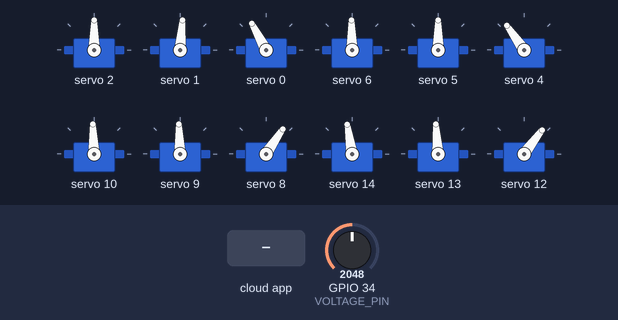
The program below on a simulated ESP32. Shown: 12 × servo. The test bench sets the inputs (shaded band); at power-on: GPIO 34 (VOLTAGE_PIN) = 2048. WiFi joins after 1.5 s; servers stay silent unless stated; the ROS host is connected and sends only what is stated; what the program prints to the serial monitor is not drawn.

Above: at 2.7 s.
2.8 s: the phone or cloud app sets robot_pose to 0
At 5.6 s:
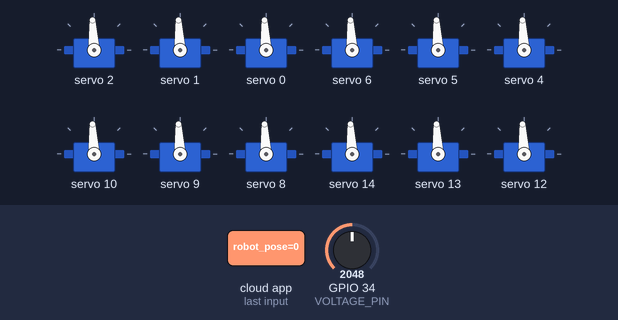
5.8 s: the phone or cloud app sets robot_pose to 1
At 6.64 s:
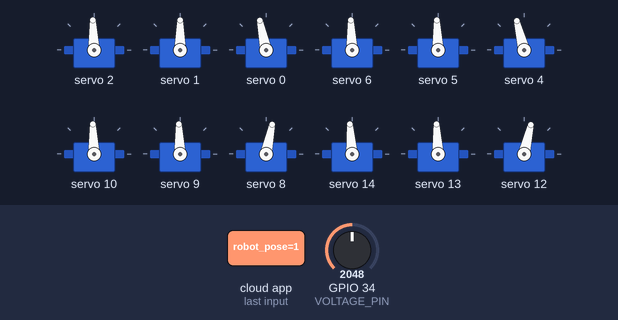
Timing chart, 0 to 9.3 s (numbered marks = the images above; inputs shaded):
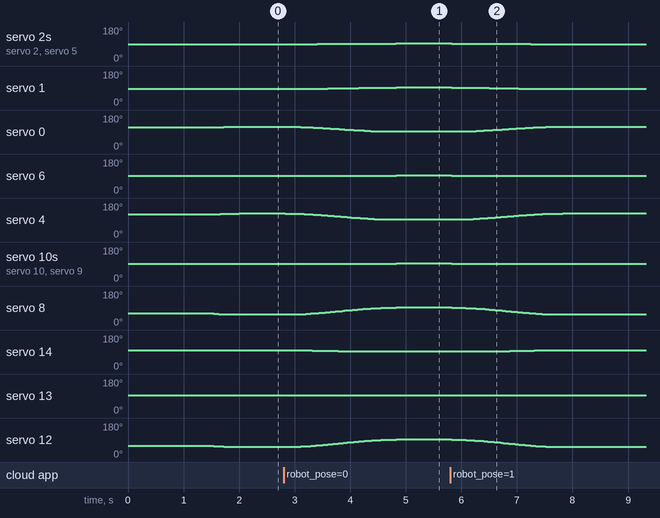

The program:

main.cpp
```cpp
#include <Arduino.h>
#include <WiFi.h>
#include <Wire.h>
#include <Adafruit_PWMServoDriver.h>
#include <micro_ros_platformio.h>
#include <stdio.h>
#include <rcl/rcl.h>
#include <rcl/error_handling.h>
#include <rclc/rclc.h>
#include <rclc/executor.h>
#include <sensor_msgs/msg/joint_state.h>
#include <std_msgs/msg/int32.h>
#include <std_msgs/msg/int32_multi_array.h>
#include <std_msgs/msg/string.h>
#include <esp_wifi.h>
#include <ESP32Ping.h>

// --- HARDWARE CONFIGURATION ---
Adafruit_PWMServoDriver pwm = Adafruit_PWMServoDriver(0x40);
#define SERVO_FREQ 50
#define VOLTAGE_PIN 34

// Verified Degree Offsets (Physically Calibrated for Hardware Asymmetry)
// Reference center is 307 PWM
float joint_offsets_deg[12] = {
  27.4, -7.5, -2.5,   // FL Foot, Leg, Shoulder
  33.9, -2.5, -2.0,   // RL Foot, Leg, Shoulder
  -38.9, -1.0, -0.5,  // FR Foot, Leg, Shoulder
  -41.4, 2.0, 6.5     // RR Foot, Leg, Shoulder
};

struct JointMap {
  const char* name;
  int pca_pin;
  int offset_index;
  float direction;
};

JointMap joint_mapping[12] = {
  {"motor_front_left_shoulder", 2, 2, 1.0}, {"motor_front_left_leg", 1, 1, 1.0}, {"foot_motor_front_left", 0, 0, 1.0},
  {"motor_rear_left_shoulder", 6, 5, 1.0},  {"motor_rear_left_leg", 5, 4, 1.0},  {"foot_motor_rear_left", 4, 3, 1.0},
  {"motor_front_right_shoulder", 10, 8, -1.0}, {"motor_front_right_leg", 9, 7, -1.0}, {"foot_motor_front_right", 8, 6, -1.0},
  {"motor_rear_right_shoulder", 14, 11, -1.0}, {"motor_rear_right_leg", 13, 10, -1.0}, {"foot_motor_rear_right", 12, 9, -1.0}
};

// Conversion factor: 115 ticks per Rad approx 2.007 ticks per Degree
const float TICKS_PER_DEG = 115.0 / 57.2958;
const float TICKS_PER_RAD = 115.0;
const int PWM_CENTER = 307;

// --- TRANSITION GLOBALS ---
float current_pwm[16];
float target_pwm[16];
float start_pwm_transition[16];
unsigned long transition_start_time = 0;
unsigned long last_transition_update = 0;
bool is_transitioning = false;
const float TRANSITION_DURATION_MS = 2000.0; // 2.0 seconds span

// --- NETWORK CONFIGURATION ---
char ssid[] = "SpotMicro";
char psk[] = "spotpassword";
IPAddress agent_ip(10, 42, 0, 1);
const int agent_port = 8888;

// --- MICRO-ROS GLOBALS ---
rclc_support_t support;
rcl_node_t node;
rcl_allocator_t allocator;
rclc_executor_t executor;

// Subscribers
rcl_subscription_t joint_sub;
rcl_subscription_t pose_sub;
rcl_subscription_t calib_sub;

// Publisher
rcl_publisher_t status_pub;

// Messages
sensor_msgs__msg__JointState joint_msg;
std_msgs__msg__Int32 pose_msg;
std_msgs__msg__Int32MultiArray calib_msg;
std_msgs__msg__String status_msg;

char status_buffer[128];

#define RCCHECK(fn) { rcl_ret_t temp_rc = fn; if((temp_rc != RCL_RET_OK)){Serial.printf("Failed status on line %d: %d\n",__LINE__,(int)temp_rc);}}

// --- UTILITIES ---
int angleToPwmTick(float angle_units, float direction, bool is_rad) {
  float ticks_offset = angle_units * (is_rad ? TICKS_PER_RAD : TICKS_PER_DEG) * direction;
  return PWM_CENTER + (int)ticks_offset;
}

float readVoltage() {
    int raw = analogRead(VOLTAGE_PIN);
    return (raw / 4095.0) * 3.3 * (12.0 / 2.0);
}

void set_pose(int pose_id) {
    is_transitioning = true;
    transition_start_time = millis();
    for(int i=0; i<16; i++) {
        start_pwm_transition[i] = current_pwm[i];
    }

    if (pose_id == 0) { // Neutral (Hardware Center)
        for(int i=0; i<16; i++) target_pwm[i] = PWM_CENTER;
    } else if (pose_id == 1) { // Calibrated Stand
        for(int i=0; i<12; i++) {
            int offset_pwm = PWM_CENTER + (int)(joint_offsets_deg[joint_mapping[i].offset_index] * TICKS_PER_DEG);
            target_pwm[joint_mapping[i].pca_pin] = offset_pwm;
        }
    } else if (pose_id == 2) { // Calibrated Sit (Legs up 30°, Feet in 30°)
        for(int i=0; i<12; i++) {
            int base_idx = joint_mapping[i].offset_index;
            int type = base_idx % 3; // 2=Shoulder, 1=Leg, 0=Foot
            float angle_deg = joint_offsets_deg[base_idx];
            float dir = joint_mapping[i].direction;

            if (type == 1) angle_deg += (30.0 * dir); // Leg up
            if (type == 0) angle_deg -= (30.0 * dir); // Foot in

            int final_pwm = PWM_CENTER + (int)(angle_deg * TICKS_PER_DEG);
            target_pwm[joint_mapping[i].pca_pin] = final_pwm;
        }
    }
}

// --- CALLBACKS ---
void joint_callback(const void * msgin) {
  const sensor_msgs__msg__JointState * msg = (const sensor_msgs__msg__JointState *)msgin;
  if (msg->position.size > 0) {
    is_transitioning = false; // Interrupted by active walking, immediately cancel C++ smoothstep
    for (size_t i = 0; i < msg->name.size; i++) {
        for (int j = 0; j < 12; j++) {
            if (strcmp(msg->name.data[i].data, joint_mapping[j].name) == 0) {
                float angle_rad = msg->position.data[i];
                float angle_deg_relative = angle_rad * 57.2958;
                float final_angle_deg = joint_offsets_deg[joint_mapping[j].offset_index] + (angle_deg_relative * joint_mapping[j].direction);

                int final_tick = PWM_CENTER + (int)(final_angle_deg * TICKS_PER_DEG);

                // Only send I2C command if the target PWM has actually mathematically shifted
                if (final_tick != (int)current_pwm[joint_mapping[j].pca_pin]) {
                    pwm.setPWM(joint_mapping[j].pca_pin, 0, final_tick);
                    current_pwm[joint_mapping[j].pca_pin] = final_tick;
                }
                break;
            }
        }
    }
  }
}

void pose_callback(const void * msgin) {
    const std_msgs__msg__Int32 * msg = (const std_msgs__msg__Int32 *)msgin;
    set_pose(msg->data);
    snprintf(status_buffer, sizeof(status_buffer), "Pose: %d | Batt: %.2fV", msg->data, readVoltage());
    status_msg.data.data = status_buffer;
    status_msg.data.size = strlen(status_buffer);
    rcl_publish(&status_pub, &status_msg, NULL);
}

void calib_callback(const void * msgin) {
    const std_msgs__msg__Int32MultiArray * msg = (const std_msgs__msg__Int32MultiArray *)msgin;
    if (msg->data.size >= 2) {
        int pin = msg->data.data[0];
        int pwm_val = msg->data.data[1];
        if (pin >= 0 && pin < 16) {
            pwm.setPWM(pin, 0, pwm_val);
            current_pwm[pin] = pwm_val;
            is_transitioning = false; // Interrupted by calibration override
            snprintf(status_buffer, sizeof(status_buffer), "Raw PWM: Pin %d -> %d", pin, pwm_val);
            status_msg.data.data = status_buffer;
            status_msg.data.size = strlen(status_buffer);
            rcl_publish(&status_pub, &status_msg, NULL);
        }
    }
}

void setup() {
  Serial.begin(115200);
  pwm.begin();
  pwm.setOscillatorFrequency(27000000);
  pwm.setPWMFreq(SERVO_FREQ);

  for(int i=0; i<16; i++) {
      current_pwm[i] = PWM_CENTER;
      target_pwm[i] = PWM_CENTER;
      start_pwm_transition[i] = PWM_CENTER;
  }

  // Default to Stand on power-up (transitions over 2s automatically)
  set_pose(1);

  WiFi.begin(ssid, psk);
  int retry = 0;
  while (WiFi.status() != WL_CONNECTED && retry < 20) { delay(500); retry++; }

  if (WiFi.status() == WL_CONNECTED) {
    set_microros_wifi_transports(ssid, psk, agent_ip, agent_port);
    allocator = rcl_get_default_allocator();

    RCCHECK(rclc_support_init(&support, 0, NULL, &allocator));
    RCCHECK(rclc_node_init_default(&node, "spotmicro_unified", "", &support));

    RCCHECK(rclc_subscription_init_default(&joint_sub, &node, ROSIDL_GET_MSG_TYPE_SUPPORT(sensor_msgs, msg, JointState), "joint_states"));
    RCCHECK(rclc_subscription_init_default(&pose_sub, &node, ROSIDL_GET_MSG_TYPE_SUPPORT(std_msgs, msg, Int32), "robot_pose"));
    RCCHECK(rclc_subscription_init_default(&calib_sub, &node, ROSIDL_GET_MSG_TYPE_SUPPORT(std_msgs, msg, Int32MultiArray), "motor_calibration"));
    RCCHECK(rclc_publisher_init_default(&status_pub, &node, ROSIDL_GET_MSG_TYPE_SUPPORT(std_msgs, msg, String), "motor_status"));

    // Memory Allocation
    joint_msg.name.capacity = 12;
    joint_msg.name.data = (rosidl_runtime_c__String*)malloc(12 * sizeof(rosidl_runtime_c__String));
    for(int i=0; i<12; i++) {
        joint_msg.name.data[i].capacity = 32;
        joint_msg.name.data[i].data = (char*)malloc(32);
    }
    joint_msg.position.capacity = 12;
    joint_msg.position.data = (double*)malloc(12 * sizeof(double));
    calib_msg.data.capacity = 4;
    calib_msg.data.data = (int32_t*)malloc(4 * sizeof(int32_t));
    status_msg.data.capacity = 128;
    status_msg.data.data = (char*)malloc(128);

    RCCHECK(rclc_executor_init(&executor, &support.context, 3, &allocator));
    RCCHECK(rclc_executor_add_subscription(&executor, &joint_sub, &joint_msg, &joint_callback, ON_NEW_DATA));
    RCCHECK(rclc_executor_add_subscription(&executor, &pose_sub, &pose_msg, &pose_callback, ON_NEW_DATA));
    RCCHECK(rclc_executor_add_subscription(&executor, &calib_sub, &calib_msg, &calib_callback, ON_NEW_DATA));

    Serial.println("Unified Stance Control Ready.");
  }
}

void loop() {
  if (WiFi.status() == WL_CONNECTED) {
    rclc_executor_spin_some(&executor, RCL_MS_TO_NS(10));
  }

  if (is_transitioning) {
      unsigned long now = millis();

      // Update at max 50Hz (every 20ms) to prevent I2C bus flooding
      if (now - last_transition_update >= 20) {
          last_transition_update = now;

          float t = (now - transition_start_time) / TRANSITION_DURATION_MS;
          if (t >= 1.0) {
              t = 1.0;
              is_transitioning = false;
          }

          // Apply Smoothstep (Ease-in, Ease-out) formula for natural robotic motion
          float progress = t * t * (3.0f - 2.0f * t);

          for(int i=0; i<12; i++) {
              int pin = joint_mapping[i].pca_pin;
              int new_pwm = (int)(start_pwm_transition[pin] + (target_pwm[pin] - start_pwm_transition[pin]) * progress);

              // Only command the PCA9685 chip if the PWM value explicitly changed
              if (new_pwm != (int)current_pwm[pin] || t >= 1.0) {
                  current_pwm[pin] = new_pwm;
                  pwm.setPWM(pin, 0, new_pwm);
              }
          }
      }
  }
}
```

Measured:
- after the input at 2.8 s, servo 2: 90° → 91° after 0.61 s, → 92° 0.54 s later, → 93° 0.87 s later; servo 1: moves from 85° to 93° over 1.7 s, starting after 0.33 s; servo 0: moves from 118° to 93° over 1.6 s, starting after 0.18 s; servo 6: 91° → 92° after 1.0 s, → 93° 1.0 s later; servo 5: 90° → 91° after 0.61 s, → 92° 0.54 s later, → 93° 0.88 s later
- after the input at 5.8 s, servo 2, servo 5: 93° → 92° at once, → 91° 0.86 s later, → 90° 0.56 s later; servo 1: moves from 93° to 85° over 1.7 s, starting at once; servo 0: moves from 93° to 118° over 1.5 s, starting after 0.31 s; servo 6: 93° → 92° at once, → 91° 1.0 s later; servo 4: moves from 93° to 125° over 1.8 s, starting after 0.26 s
